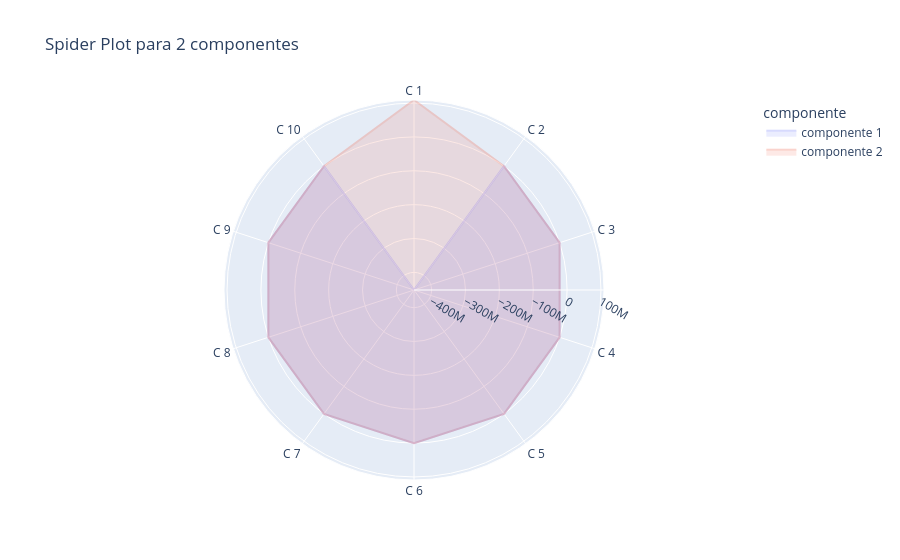

The notebook cell this image was saved under:
### Code cell
def plot_component_spider_plotly(means, n_components):
    num_features = means.shape[1]
    feature_labels = [f'C {i + 1}' for i in range(num_features)]
    data = []
    for i in range(n_components):
        values = means[i].tolist() + [means[i][0]] 
        data.append(values)

    df = pd.DataFrame(data, columns=feature_labels + ['Caracteristica 1'])
    df['componente'] = [f'componente {i + 1}' for i in range(n_components)]
    df = pd.melt(df, id_vars='componente', value_vars=feature_labels, 
                 var_name='Caracteristica', value_name='Valor')
    fig = px.line_polar(df, r='Valor', theta='Caracteristica', color='componente', 
                        line_close=True, title=f'Spider Plot para {n_components} componentes')
    fig.update_traces(fill='toself', opacity=0.25)
    fig.show()
    
    

gmm = GaussianMixture(n_components=9, random_state=42, max_iter=10000)
gmm.fit(reduced_data)
labels = gmm.predict(reduced_data)
plot_component_spider_plotly(gmm.means_,2)
score = silhouette_score(reduced_data, labels)

print(score)

### Figure 1 — Plotly figure (JSON) as saved in the notebook; plotly's stock layout.template omitted (floating-point values rounded to 4 significant figures)
{"data": [{"fill": "toself", "hovertemplate": "componente=componente 1<br>Valor=%{r}<br>Caracteristica=%{theta}<extra></extra>", "legendgroup": "componente 1", "line": {"color": "#636efa", "dash": "solid"}, "marker": {"symbol": "circle"}, "mode": "lines", "name": "componente 1", "opacity": 0.25, "r": [-452000000.0, -79670.0, -0.4499, 2.516, 0.5943, -0.4654, -0.235, -0.957, 0.528, -0.01931, -452000000.0], "showlegend": true, "subplot": "polar", "theta": ["C 1", "C 2", "C 3", "C 4", "C 5", "C 6", "C 7", "C 8", "C 9", "C 10", "C 1"], "type": "scatterpolar"}, {"fill": "toself", "hovertemplate": "componente=componente 2<br>Valor=%{r}<br>Caracteristica=%{theta}<extra></extra>", "legendgroup": "componente 2", "line": {"color": "#EF553B", "dash": "solid"}, "marker": {"symbol": "circle"}, "mode": "lines", "name": "componente 2", "opacity": 0.25, "r": [109000000.0, -10290.0, 0.4006, -1.735, -3.657, 0.3724, 0.8313, 0.2261, -0.06206, -0.009263, 109000000.0], "showlegend": true, "subplot": "polar", "theta": ["C 1", "C 2", "C 3", "C 4", "C 5", "C 6", "C 7", "C 8", "C 9", "C 10", "C 1"], "type": "scatterpolar"}], "layout": {"legend": {"title": {"text": "componente"}, "tracegroupgap": 0}, "polar": {"angularaxis": {"direction": "clockwise", "rotation": 90}, "domain": {"x": [0, 1], "y": [0, 1]}}, "title": {"text": "Spider Plot para 2 componentes"}}}
